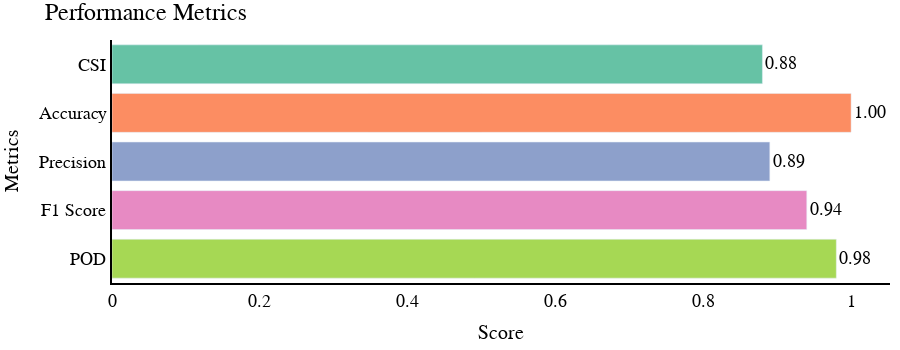

Notebook cell for this chart:
### Markdown cell above
### 5. Plot evaluation metrics

### Code cell
fp.PlotEvaluationMetrics(main_dir, method_name, output_dir)

### Figure 1 — Plotly figure (JSON) as saved in the notebook; plotly's stock layout.template omitted (floating-point values rounded to 4 significant figures)
{"data": [{"alignmentgroup": "True", "hovertemplate": "Metrics=%{y}<br>Score=%{text}<extra></extra>", "legendgroup": "CSI", "marker": {"color": "rgb(102,194,165)", "pattern": {"shape": ""}}, "name": "CSI", "offsetgroup": "CSI", "orientation": "h", "showlegend": true, "text": [0.88], "textposition": "outside", "texttemplate": "%{text:.2f}", "type": "bar", "x": [0.88], "xaxis": "x", "y": ["CSI"], "yaxis": "y"}, {"alignmentgroup": "True", "hovertemplate": "Metrics=%{y}<br>Score=%{text}<extra></extra>", "legendgroup": "Accuracy", "marker": {"color": "rgb(252,141,98)", "pattern": {"shape": ""}}, "name": "Accuracy", "offsetgroup": "Accuracy", "orientation": "h", "showlegend": true, "text": [1], "textposition": "outside", "texttemplate": "%{text:.2f}", "type": "bar", "x": [1], "xaxis": "x", "y": ["Accuracy"], "yaxis": "y"}, {"alignmentgroup": "True", "hovertemplate": "Metrics=%{y}<br>Score=%{text}<extra></extra>", "legendgroup": "Precision", "marker": {"color": "rgb(141,160,203)", "pattern": {"shape": ""}}, "name": "Precision", "offsetgroup": "Precision", "orientation": "h", "showlegend": true, "text": [0.89], "textposition": "outside", "texttemplate": "%{text:.2f}", "type": "bar", "x": [0.89], "xaxis": "x", "y": ["Precision"], "yaxis": "y"}, {"alignmentgroup": "True", "hovertemplate": "Metrics=%{y}<br>Score=%{text}<extra></extra>", "legendgroup": "F1 Score", "marker": {"color": "rgb(231,138,195)", "pattern": {"shape": ""}}, "name": "F1 Score", "offsetgroup": "F1 Score", "orientation": "h", "showlegend": true, "text": [0.94], "textposition": "outside", "texttemplate": "%{text:.2f}", "type": "bar", "x": [0.94], "xaxis": "x", "y": ["F1 Score"], "yaxis": "y"}, {"alignmentgroup": "True", "hovertemplate": "Metrics=%{y}<br>Score=%{text}<extra></extra>", "legendgroup": "POD", "marker": {"color": "rgb(166,216,84)", "pattern": {"shape": ""}}, "name": "POD", "offsetgroup": "POD", "orientation": "h", "showlegend": true, "text": [0.98], "textposition": "outside", "texttemplate": "%{text:.2f}", "type": "bar", "x": [0.98], "xaxis": "x", "y": ["POD"], "yaxis": "y"}], "layout": {"barmode": "relative", "font": {"color": "black", "family": "Arial", "size": 18}, "height": 350, "legend": {"title": {"text": "Metrics"}, "tracegroupgap": 0}, "margin": {"b": 10, "l": 10, "r": 10, "t": 40}, "paper_bgcolor": "rgba(0, 0, 0, 0)", "plot_bgcolor": "rgba(0, 0, 0, 0)", "showlegend": false, "title": {"font": {"color": "black", "family": "Arial", "size": 24}, "text": "Performance Metrics"}, "width": 900, "xaxis": {"anchor": "y", "domain": [0, 1], "linecolor": "black", "linewidth": 2, "showline": true, "title": {"font": {"color": "black", "family": "Arial", "size": 20}, "text": "Score"}}, "yaxis": {"anchor": "x", "categoryarray": ["POD", "F1 Score", "Precision", "Accuracy", "CSI"], "categoryorder": "array", "domain": [0, 1], "linecolor": "black", "linewidth": 2, "showline": true, "title": {"font": {"color": "black", "family": "Arial", "size": 20}, "text": "Metrics"}}}}
